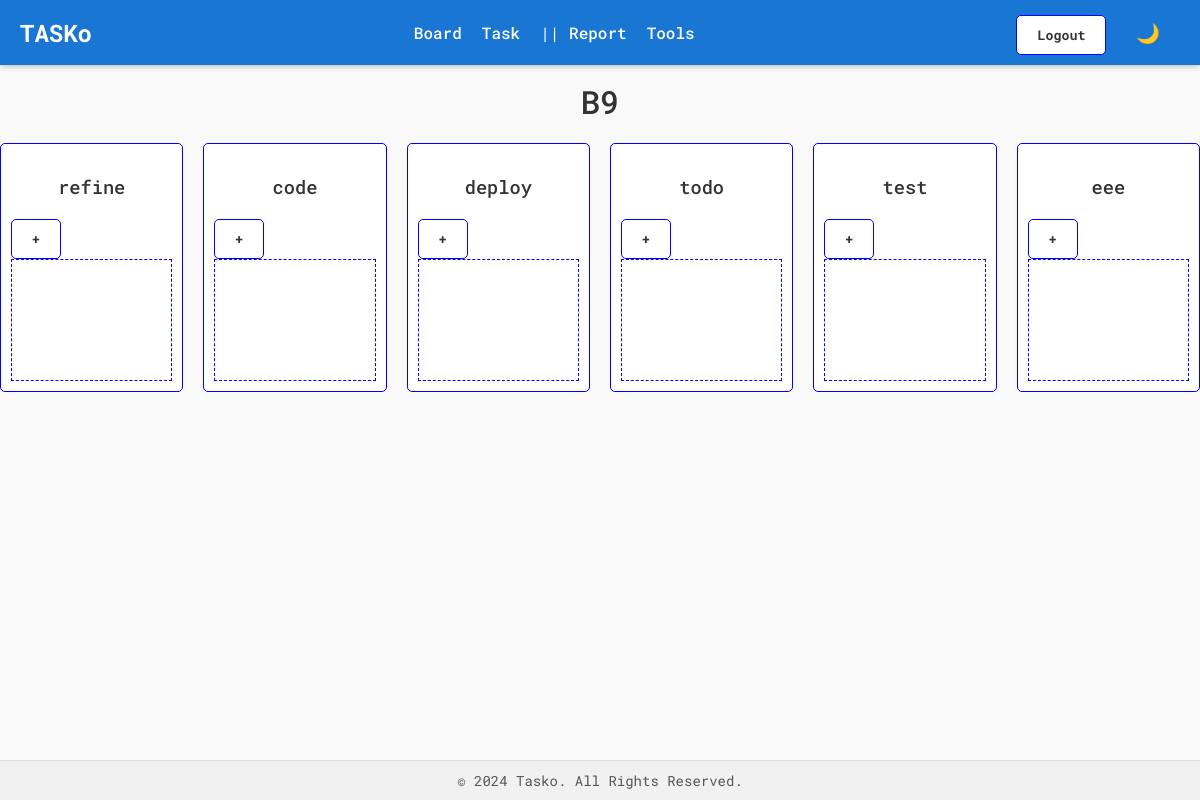
Page /boards/9/display/ (signed in) on the committed database.
### board/models.py (models this page shows, shortened)
class Board(models.Model):
    board_title = models.CharField(max_length=255, verbose_name="Board Title")
    board_description = models.TextField(blank=True, null=True, verbose_name="Description")
    board_members = models.ManyToManyField(User, related_name="boards", verbose_name="Users")
    board_created_by = models.ForeignKey(User, on_delete=models.CASCADE, related_name="created_boards", verbose_name="Created By")
    board_created_at = models.DateTimeField(auto_now_add=True)
    class Meta:
        verbose_name = "Board"
        verbose_name_plural = "Boards"

class Column(models.Model):
    column_board = models.ForeignKey(Board, on_delete=models.CASCADE, related_name="columns")
    column_title = models.CharField(max_length=255, verbose_name="Column Title")
    column_order = models.PositiveIntegerField(default=0)
    class Meta:
        verbose_name = "Column"
        verbose_name_plural = "Columns"
        ordering = ["column_order"]

### board/views.py (the view)
# urls.py: path('<int:board_id>/display/', views.board_display, name='board_display'),
@login_required
def board_display(request, board_id):
    board = get_object_or_404(Board, id=board_id)
    columns = board.columns.all().order_by("column_order")
    tasks = Task.objects.filter(task_column__in=columns)  # Fetch tasks in the board's columns
    is_creator = board.board_created_by == request.user
    return render(request, 'board/board_display.html', {'board': board, 'columns': columns, 'tasks': tasks})

### board/templates/board/board_display.html (shortened to what this page needs)
{% extends "base.html" %}
{% block content %}
<h1>{{ board.board_title }}</h1>
 <div id="kanban" data-board-id="{{ board.id }}">
  {% for column in columns %}
  <div class="kanban-column" data-column-id="{{ column.id }}">
      <h3>{{ column.column_title }}</h3>
      <button class="add-task-button">+</button>
      <div class="task-container" id="tasks-column-{{ column.id }}">
      </div>
  </div>
  {% endfor %}
</div>
{% load static %}
{% endblock %}

### static/css/styles.css (style rules this page uses)
body { font-family: 'Roboto Mono', monospace; background-color: var(--bg-color); color: var(--text-color); margin: 0; padding: 0; padding-top: 60px; }
h1, h2, h3, h4, h5, h6 { font-family: 'Roboto Mono', monospace; font-weight: 500; text-align: center; margin: 20px 0; }
:root { --bg-color: #f9f9f9; --text-color: #333; --card-bg: #fff; --border-color: blue; --nav-bg: #1976d2; --nav-text: white; --dropdown-bg: white; --dropdown-text: black; --modal-bg: #f7f6f6; --modal-text-color: #323030; --modal-border-color: #2424f0; --modal-bg-dark: #1e1e1e; --modal-text-color-dark: #e0e0e0; --modal-border-color-dark: #444444; }
button { font-family: 'Roboto Mono', monospace; background-color: var(--card-bg); color: var(--text-color); border: 1px solid var(--border-color); border-radius: 5px; padding: 10px 20px; cursor: pointer; font-weight: bold; transition: background-color 0.3s ease, transform 0.2s ease; }
#kanban { display: flex; gap: 20px; justify-content: center; }
.kanban-column { width: 300px; background-color: var(--card-bg); border: 1px solid var(--border-color); border-radius: 5px; padding: 10px; }
.task-container { min-height: 100px; padding: 10px; border: 1px dashed var(--border-color); }

### rows in the picture
Board: board_title "B9"
Column: column_title "refine"
Column: column_title "code"
Column: column_title "deploy"
Column: column_title "todo"
Column: column_title "test"
Column: column_title "eee"
